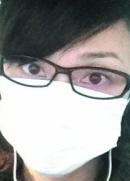
#> input picture dataset/with_mask/with_mask (10).jpg, 130 x 181 px; its folder holds only this picture in this run
$ python train.py
#> lines starting #> are read from the running program, lines starting #| are printed output that depends on the picture
from sklearn.neural_network import MLPClassifier
from sklearn.preprocessing import LabelBinarizer, StandardScaler
from sklearn.metrics import classification_report, accuracy_score, log_loss
from sklearn.model_selection import train_test_split
import pickle
import os
import cv2
import numpy as np
import glob
import time
import math
import matplotlib.pyplot as plt

# Your configuration and data
DATASET_FOLDER = r"dataset"
LABELS = ["with_mask", "without_mask"]

# Load data and labels
data = []
labels = []

# Load images from the folder
for label in LABELS:
    path = os.path.join(DATASET_FOLDER, label)
    files = glob.glob(os.path.join(path, "*.jpg")) + glob.glob(os.path.join(path, "*.png"))
    for file in files:
        image = cv2.imread(file)
#> image is the input picture: shape (181, 130, 3); mean B, G, R 153.5, 154.6, 155.3
        image = cv2.resize(image, (128, 128))
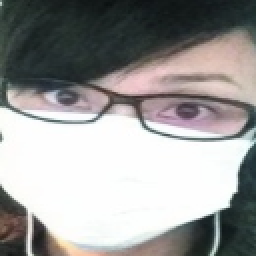
#> image: shape (128, 128, 3) (shown 2 times larger); mean B, G, R 153.4, 154.5, 155.2
        image = cv2.cvtColor(image, cv2.COLOR_BGR2RGB)
        image = image.astype("float32") / 255.0
        data.append(image)
        labels.append(label)
#> pass 2 of the loop `for label in LABELS:`:
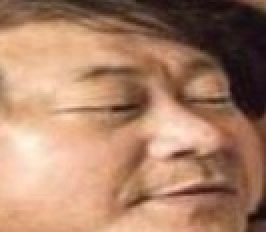
#> input picture dataset/without_mask/without_mask (1001).jpg, 133 x 116 px (shown 2 times larger)
#> image is the input picture: shape (116, 133, 3); mean B, G, R 103.8, 129, 171
#> `image = cv2.resize(image, (128, 128))`:
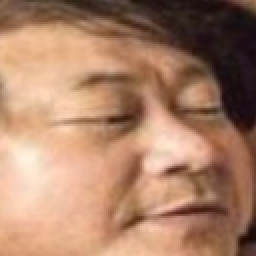
#> image: shape (128, 128, 3) (shown 2 times larger); mean B, G, R 103.6, 128.9, 170.9

# Convert labels to binary format
lb = LabelBinarizer()
labels = lb.fit_transform(labels)
data = np.array(data, dtype="float32")
labels = np.ravel(labels)

# Split the data into training and testing sets
#> (the run stopped early here; a loop or call above may not have finished)
